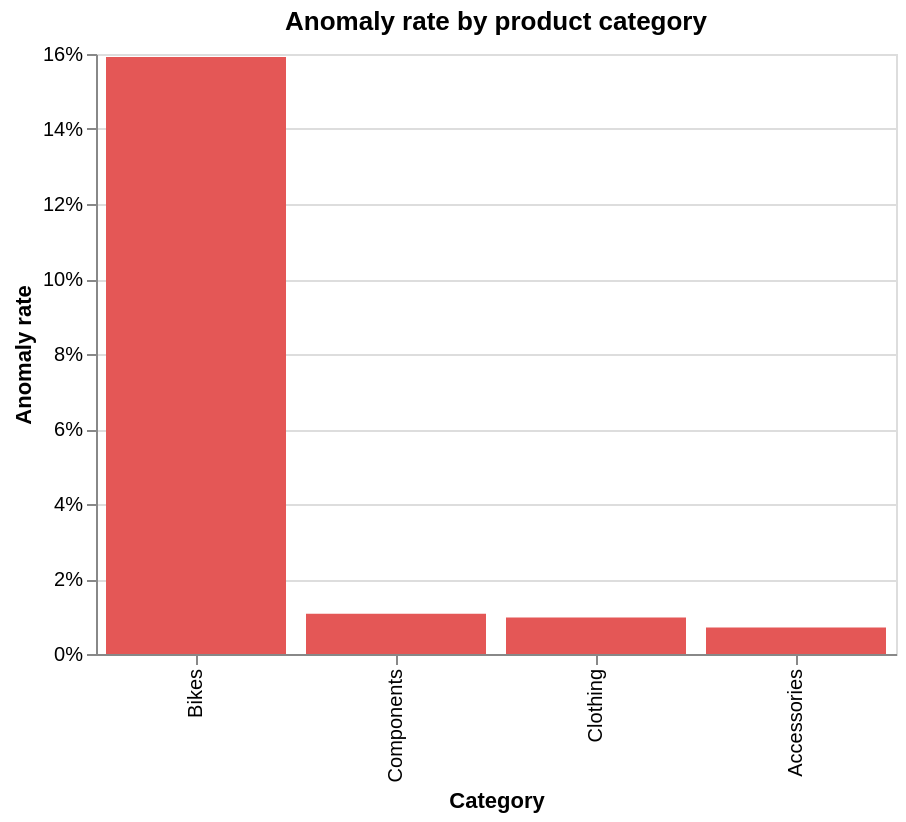

Source (notebook cell):
### Code cell
cat_anom = df.groupby('category_name')[target_name].mean().reset_index()
cat_anom.columns = ['category', 'anomaly_rate']
chart = alt.Chart(cat_anom).mark_bar(color='#E45756').encode(
    x=alt.X('category:N', sort='-y', title='Category'),
    y=alt.Y('anomaly_rate:Q', title='Anomaly rate', axis=alt.Axis(format='%')),
    tooltip=['category', 'anomaly_rate']
).properties(title='Anomaly rate by product category', width=400, height=300)
chart.display()

### Figure 1 — Vega specification as saved in the notebook (floating-point values rounded to 4 significant figures)
{"$schema": "https://vega.github.io/schema/vega/v5.json", "data": [{"name": "source_0"}, {"name": "data_0", "values": [{"anomaly_rate": 0.007091, "anomaly_rate_end": 0.007091, "anomaly_rate_start": 0.0, "category": "Accessories"}, {"anomaly_rate": 0.1592, "anomaly_rate_end": 0.1592, "anomaly_rate_start": 0.0, "category": "Bikes"}, {"anomaly_rate": 0.009723, "anomaly_rate_end": 0.009723, "anomaly_rate_start": 0.0, "category": "Clothing"}, {"anomaly_rate": 0.01072, "anomaly_rate_end": 0.01072, "anomaly_rate_start": 0.0, "category": "Components"}]}, {"name": "source_0_x_domain_category", "values": [{"category": "Accessories", "sort_field": 0.007091}, {"category": "Bikes", "sort_field": 0.1592}, {"category": "Clothing", "sort_field": 0.009723}, {"category": "Components", "sort_field": 0.01072}]}], "marks": [{"type": "rect", "name": "marks", "from": {"data": "data_0"}, "encode": {"update": {"x": {"field": "category", "scale": "x"}, "fill": {"value": "#E45756"}, "y2": {"field": "anomaly_rate_start", "scale": "y"}, "y": {"field": "anomaly_rate_end", "scale": "y"}, "width": {"signal": "max(0.25, bandwidth('x'))"}, "tooltip": {"signal": "{\"category\": isValid(datum[\"category\"]) ? datum[\"category\"] : \"\"+datum[\"category\"], \"anomaly_rate\": format(datum[\"anomaly_rate\"], \"\")}"}}}, "style": ["bar"]}], "scales": [{"name": "x", "type": "band", "domain": {"data": "source_0_x_domain_category", "field": "category", "sort": {"op": "max", "field": "sort_field", "order": "descending"}}, "range": [0, {"signal": "width"}], "paddingInner": 0.1, "paddingOuter": 0.05}, {"name": "y", "type": "linear", "domain": {"data": "data_0", "fields": ["anomaly_rate_start", "anomaly_rate_end"]}, "range": [{"signal": "height"}, 0], "nice": true, "zero": true}], "axes": [{"scale": "y", "gridScale": "x", "ticks": false, "tickCount": {"signal": "ceil(height/40)"}, "grid": true, "domain": false, "labels": false, "minExtent": 0, "zindex": 0, "orient": "left", "aria": false, "maxExtent": 0}, {"scale": "x", "grid": false, "zindex": 0, "labelBaseline": "middle", "orient": "bottom", "title": "Category", "labelAlign": "right", "labelAngle": 270}, {"scale": "y", "zindex": 0, "orient": "left", "title": "Anomaly rate", "grid": false, "format": "%", "labelOverlap": true, "tickCount": {"signal": "ceil(height/40)"}}], "title": {"text": "Anomaly rate by product category", "frame": "group"}, "height": 300, "padding": 5, "background": "white", "width": 400, "style": "cell"}
